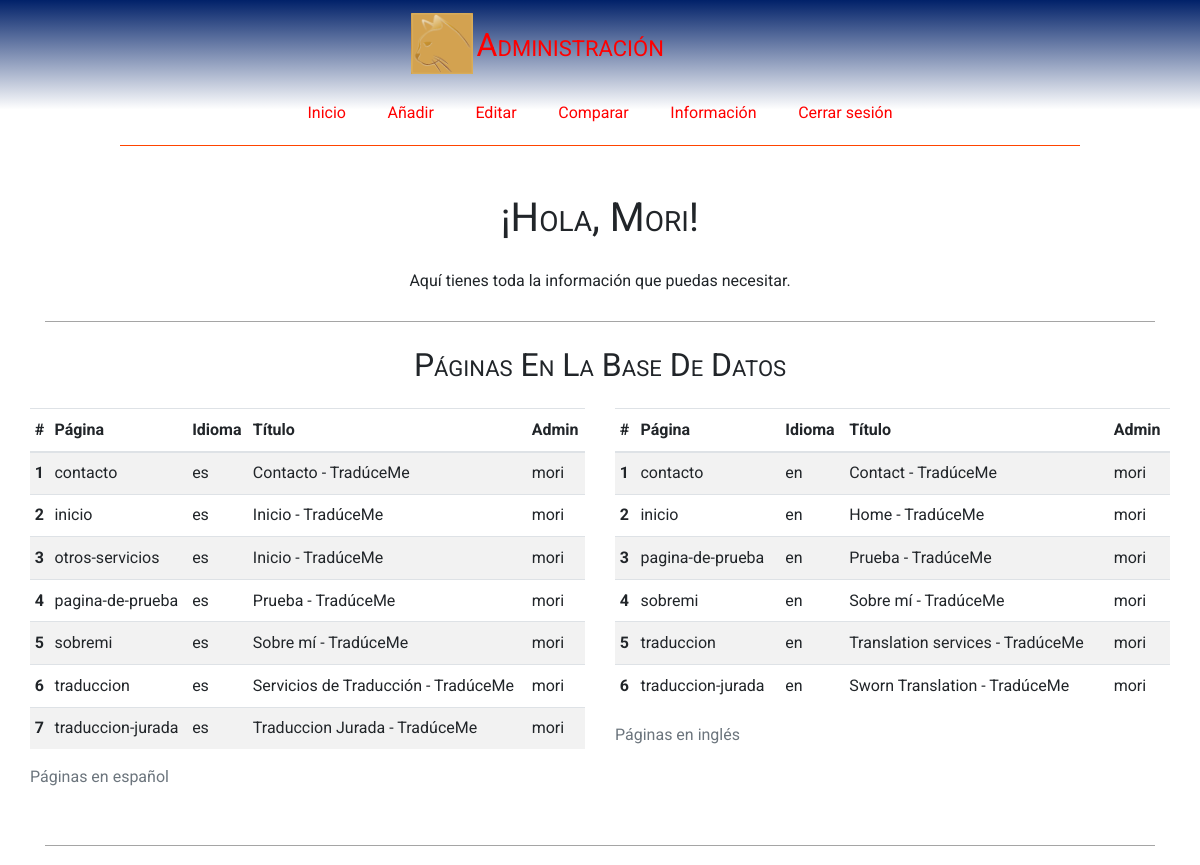
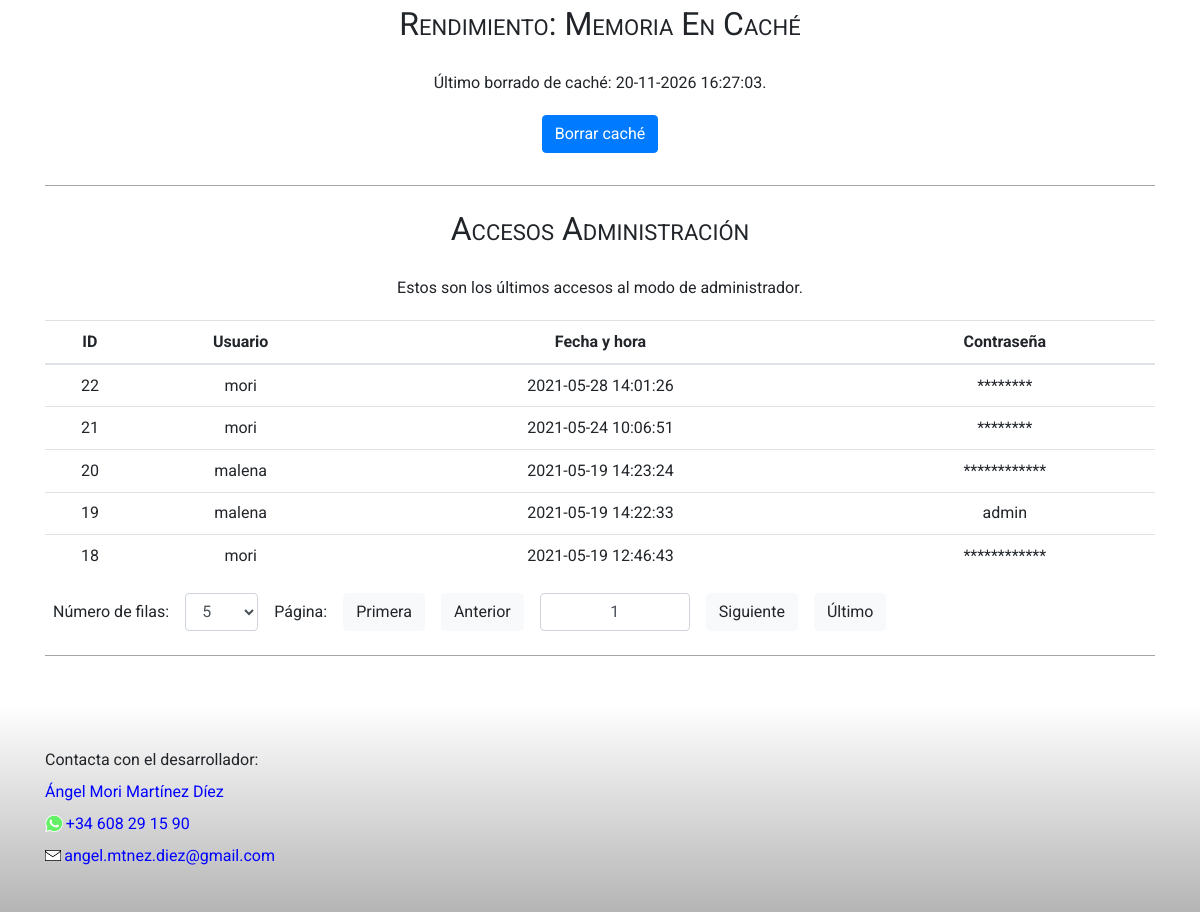
/tm_admin/info.php (signed in), run on the app's committed database (2 pictures, top to bottom).
### tables this page shows
CREATE TABLE `tm_page` (
  `page_name` varchar(40) NOT NULL,
  `lang` varchar(2) NOT NULL,
  `title` varchar(70) NOT NULL,
  `user` varchar(16) NOT NULL,
  `content` longtext NOT NULL
);

### model/db/traduceme/conexion.php (called while the page is built, shortened)
<?php
class Conexion
{
    public function __construct()
    {
        $this->conn = new mysqli(BD_HOST, BD_USER, BD_PW, BD_NAME);
    }
}
class Consulta extends Conexion
{
    private function anyRowAffected()
    {
        return true;
    }
    public function getPaginas($page_name = null, $lang = null)
    {
        if ($page_name != null) {
            if ($lang != null) {
                $select = "SELECT * FROM tm_page WHERE page_name = '$page_name' and lang = '$lang' ORDER BY page_name, lang ;";
            } else {
                $select = "SELECT * FROM tm_page WHERE page_name = '$page_name' ORDER BY page_name, lang ;";
            }
        } elseif ($lang != null) {
            $select = "SELECT * FROM tm_page WHERE lang = '$lang' ORDER BY page_name, lang ;";
        } else {
            $select = "SELECT * FROM tm_page ORDER BY page_name, lang ;";
        }
        $resultados = $this->conn->query($select);
        return $resultados->fetch_all(MYSQLI_ASSOC);
    }
}

### tm_admin/adminFunctions.php (the view, shortened to what this page needs)
<?php
function tabularMatrizN($matrizDatos, $arrayCabeceras = null, $clase = '', $caption = '')
{
    $tabla = "<table class='$clase'>
                <caption>$caption</caption>
                <thead>";
    if (is_array($arrayCabeceras)) {
        $maxCols = count($arrayCabeceras);
        $tabla .=  "<tr>";
        $tabla .=  "<th>#</th>";
        foreach ($arrayCabeceras as $th) {
            $tabla .=  "<th>$th</th>";
        }
        $tabla .=  "<tr>";
    }
    $tabla .= "</thead><tbody>";
    $row = 1;
    foreach ($matrizDatos as $fila) {
        $tabla .=  '<tr><th>' . $row++ . '</th>';
        $col = 0;
        foreach ($fila as $celda) {
            if ($maxCols <= $col) {
                break;
            }
            $col++;
            $tabla .=  "<td>" . $celda . "</td>";
        }
        $tabla .=  '</tr>';
    }
    $tabla .=  "</tbody></table>";
    return $tabla;
}

### tm_admin/info.php (shortened to what this page needs)
<?php
require_once 'adminFunctions.php';
require_once '../model/db/traduceme/conexion.php';
require_once '../model/Admin.php';
$tituloPaginaAdmin = "¡Hola, " . $_SESSION['logged_admin'] . "!";
$errores = '';
$conn = new Consulta();
try {
    $paginasES = $conn->getPaginas(null, 'es');
    $paginasEN = $conn->getPaginas(null, 'en');
    $tablaES = tabularMatrizN($paginasES, ['Página', 'Idioma', 'Título', 'Admin',], 'table thead-light table-hover table-striped caption-top table-sm', 'Páginas en español');
    $tablaEN = tabularMatrizN($paginasEN, ['Página', 'Idioma', 'Título', 'Admin',], 'table thead-light table-hover table-striped caption-top table-sm', 'Páginas en inglés');
} catch (BDException $e) {
    $errores .= "<p class='m-0'>" . $e->getMessage() . "</p>";
} catch (Exception $e) {
    $errores .= "<p class='m-0'>" . $e->getMessage() . "</p>";
}
$rutaCache = '../cache/index.php';
if (file_exists($rutaCache)) {
    $fechaCache = date("d-m-Y H:i:s", filectime($rutaCache));
} else {
    $fechaCache = 'NO DATA';
}
?>
<!DOCTYPE html>
<html lang="es">
<head>
    <?php
    include('_partials/cabecera.php');
    ?>
    <div class="container mt-4">
        <p class="">Aquí tienes toda la información que puedas necesitar.</p>
        <hr class="clasic mt-4">
    </div>
    <div class="container mt-4">
        <h2 class="mb-4">Páginas en la base de datos</h2>
        <div class="row text-left">
            <div class="col-xs-12 col-md-6 pl-0">
                <?php echo $tablaES ?>
            </div>
            <div class="col-xs-12 col-md-6 pr-0">
                <?php echo $tablaEN ?>
            </div>
        </div>
        <hr class="clasic mt-4">
    </div>
    <div class="container mt-4">
        <h2 class="mb-4 ">Rendimiento: memoria en caché</h2>
        <p>
            Último borrado de caché: <?php echo $fechaCache ?>.
        </p>
        <form method="post" action="">
            <div class="form-group center">
                <button name="noCache" type="submit" class="btn btn-primary mb-2">Borrar caché</button>
            </div>
        </form>
        <hr class="clasic mt-4">
    </div>
    <div class="container mt-4">
        <h2 class="mb-4 ">Accesos administración</h2>
        <p>
            Estos son los últimos accesos al modo de administrador.
        </p>
        <table class="table thead-light table-hover table-sm ">
            <thead>
                <tr>
                    <th>ID</th>
                    <th>Usuario</th>
                    <th>Fecha y hora</th>
                    <th>Contraseña</th>
                </tr>
            </thead>
            <tbody id="tabla-accesos">
            </tbody>
        </table>
        <div class=" form-inline form-group ml-auto paginacion">
            <label for="select-accesos">Número de filas:</label>
            <select id="select-accesos" class="form-control ml-auto" name="lang">
                <option>5</option>
            </select>
            <label for="n-pagina-accesos">Página:</label>
            <button class="btn btn-light mb-2" id="primera">Primera</button>
            <button class="btn btn-light mb-2" id="anterior">Anterior</button>
            <input type="text" class="form-control text-center" id="n-pagina-accesos" value=1>
            <button class="btn btn-light mb-2" id="siguiente">Siguiente</button>
            <button class="btn btn-light mb-2" id="ultima">Último</button>
        </div>
        <hr class="clasic my-4">
    </div>
    </main>
    <?php
    include('_partials/pie.php');
    ?>

### tm_admin/_partials/cabecera.php (shortened to what this page needs)
<link rel="stylesheet" href="https://stackpath.bootstrapcdn.com/bootstrap/4.5.2/css/bootstrap.min.css">
<link rel="stylesheet" href="../assets/css/estructura.css">
</head>
<body id="<?php echo $id_admin_page ?>">
    <header>
        <div id="logoYTitulo">
            <a href=".."> <img src="../img/logo.png" alt="logo" id="logoCabecera" class="logo">
            </a>
            <a href=".">
                <p id="tituloWeb" class="m-0">Administración</p>
            </a>
        </div>
        <ul id="menu">
            <li> <a href="cuidado.php">Inicio</a></li>
            <li> <a href="añadir.php">Añadir</a></li>
            <li> <a href="editar.php">Editar</a></li>
            <li> <a href="comparar.php">Comparar</a></li>
            <li> <a href="info.php">Información</a></li>
            <li> <a href="?cerrarSesion=">Cerrar sesión</a></li>
        </ul>
    </header>
    <main class="mt-4 pt-4 center">
        <div class="container">
            <h1><?php echo $tituloPaginaAdmin ?></h1>
        </div>

### tm_admin/_partials/pie.php (shortened to what this page needs)
<footer class="container-fluid left p-4 mt-4">
    <div class="container">
        <p>
        <ul class="list-unstyled">
            <li>Contacta con el desarrollador:</li>
            <li><a href="https://twitter.com/angelidito">Ángel Mori Martínez Díez</a></li>
            <li><a class="telefono" href="https://wa.me/34608291590?text=&iexcl;Hola%21%20Tengo%20tengo%20un%20problema%20con%20la%20web&hellip;">+34
                    608 29 15 90</a></li>
            <li><a class="email" href="mailto:angel.mtnez.diez@gmail.com">angel.mtnez.diez@gmail.com</a></li>
        </ul>
        </p>
    </div>
</footer>
</body>
</html>

### assets/css/estructura.css (style rules this page uses)
* { font-family: 'Roboto', 'Lucida Sans', 'Lucida Sans Regular', 'Lucida Grande', 'Lucida Sans Unicode', Geneva, Verdana, sans-serif }
* { padding: 0; margin: 0; }
html { overflow-y: scroll visible; overflow-x: scroll visible; }
html, body { width: 100%; height: 100%; max-width: 100%; font-size: 16px; line-height: 2rem; }
body { -ms-overflow-style: none; scrollbar-width: none; }
h1, h2, h3, h4, h5, h6, .heading, #tituloWeb { line-height: normal; font-weight: normal; text-transform: capitalize; font-variant: small-caps; }
#tituloWeb { font-size: 2rem; }
hr { display: block; }
hr, hr.margarita { height: 200px; background: url(../../img/libroflorllave.jpg) fixed 100% 100%; background-size: cover; background-position: absolute; background-repeat: no-repeat; }
hr.clasic { height: 0px; border-top: 1px solid rgb(165, 165, 165); margin-top: 20px; margin-bottom: 20px; }
ul { padding-left: 0; }
.center { text-align: center; }
img { height: auto; width: auto; max-width: 100%; margin: 0; padding: 0; border: none; }
form, fieldset, legend { margin: 0; padding: 0; border: none; }
label, input, textarea, select, button { display: block; resize: none; outline: none; color: inherit; font-size: inherit; font-family: inherit; }
label { margin-bottom: 5px; }
a { color: blue; text-decoration: none; }
.telefono { padding-left: 1.3em; background-image: url("../../img/icons/was.ico"); background-size: 1.1em auto; background-repeat: no-repeat; background-position-y: center; }
.email { padding-left: 1.2em; background-image: url("../../img/icons/sobre.ico"); background-size: 1em auto; background-repeat: no-repeat; background-position-y: center; }
body { display: grid; grid-template-columns: 1fr; grid-template-rows: min-content min-content min-content auto min-content min-content; grid-template-areas: 'cabecera''menú''migas''cuerpo''aside''pie'; }
header { grid-area: cabecera; background-color: white; align-items: center; width: 100%; height: min-content; display: flex; flex-wrap: wrap; flex-direction: column; justify-content: space-between; align-items: center; height: min-content; border-bottom: 1px solid #f40; }
header a { color: red; }
#logoYTitulo { width: 100%; display: flex; flex-direction: row-reverse; justify-content: space-between; align-items: center; }
#logoCabecera { height: 3.8rem; width: auto; margin: 0.2rem; }
#menu { display: none; grid-area: menú; list-style: none; margin: 0; padding: 0; width: 100%; height: max-content; text-align: center; flex-direction: column; }
#menu li { box-sizing: content-box; height: min-content; border-top: 1px solid #f40; }
#menu a, #menu .menu-li { display: block; padding-top: 1rem; padding-bottom: 1rem; text-decoration: none; }
main { grid-area: cuerpo; }
footer { background: linear-gradient(#fff, #B5B5B5); grid-area: pie; display: flex; flex-wrap: wrap-reverse; align-items: center; padding: 1rem calc(5% - 0.5rem) 0 calc(5% - 0.5rem); }
#select-accesos, #nth-page-access { width: min-content; }
.paginacion * { margin: 0 0.5rem !important; }
#n-pagina-accesos { max-width: 150px !important; }
@media screen and (min-width: 630px) { #menu a { padding: 1rem 1.5rem; } }
@media screen and (min-width: 768px) { header { display: flex; flex-wrap: wrap; flex-direction: column; align-items: center; border-bottom: none; background: linear-gradient(#012169, #fff 75%); padding-top: 10px; } }
@media screen and (min-width: 768px) { #logoYTitulo { width: max-content; display: flex; flex-direction: row; justify-items: flex-end; align-content: flex-end; padding-right: 4rem; } }
@media screen and (min-width: 768px) { #tituloWeb { padding-right: 4rem; } }
@media screen and (min-width: 768px) { #logoCabecera { margin-bottom: 7px; } }
@media screen and (min-width: 768px) { #menu { display: flex !important; grid-area: menú; list-style: none; margin: auto; padding: 0; width: max-content; height: max-content; text-align: center; flex-direction: row; width: 80%; justify-content: center; border-bottom: 1px solid #f40; } }
@media screen and (min-width: 768px) { #menu li { box-sizing: content-box; height: min-content; border: none; z-index: 9999; } }
@media screen and (min-width: 768px) { #menu a { padding: 1rem 1.3rem; } }
@media screen and (min-width: 768px) { #menu li:not(:last-child) { border-right: none; } }

### data on the page
tm_page: page_name "contacto", lang "es", title "Contacto - TradúceMe", user "mori"
tm_page: page_name "inicio", lang "es", title "Inicio - TradúceMe", user "mori"
tm_page: page_name "otros-servicios", lang "es", title "Inicio - TradúceMe", user "mori"
tm_page: page_name "pagina-de-prueba", lang "es", title "Prueba - TradúceMe", user "mori"
tm_page: page_name "sobremi", lang "es", title "Sobre mí - TradúceMe", user "mori"
tm_page: page_name "traduccion", lang "es", title "Servicios de Traducción - TradúceMe", user "mori"
tm_page: page_name "traduccion-jurada", lang "es", title "Traduccion Jurada - TradúceMe", user "mori"
tm_page: page_name "contacto", lang "en", title "Contact - TradúceMe", user "mori"
tm_page: page_name "inicio", lang "en", title "Home - TradúceMe", user "mori"
tm_page: page_name "pagina-de-prueba", lang "en", title "Prueba - TradúceMe", user "mori"
tm_page: page_name "sobremi", lang "en", title "Sobre mí - TradúceMe", user "mori"
tm_page: page_name "traduccion", lang "en", title "Translation services - TradúceMe", user "mori"
tm_page: page_name "traduccion-jurada", lang "en", title "Sworn Translation - TradúceMe", user "mori"

### other printed values
$tituloPaginaAdmin "¡Hola, Mori!"
$caption "Páginas en español Páginas en inglés"
$th "Página"
$th "Idioma"
$th "Título"
$th "Admin"
$fechaCache "20-11-2026 16:27:03"
